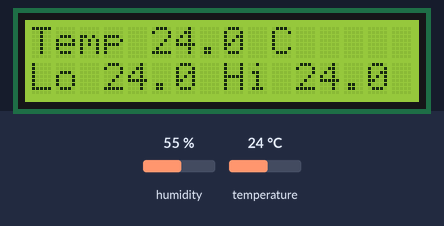
The sketch below on a simulated Arduino Uno, built with avr-gcc and run on an emulated ATmega328P. Shown: 16×2 character LCD. Wiring (inferred from the names in the program): DHT11 sensor: data pin 3. The inputs (shaded band) are chosen by the test bench; at power-on: temperature 24 °C, humidity 55 %. What the sketch prints to the serial monitor is not drawn.

Above: at 1.2 s.
1.3 s: temperature set to 12 °C
At 3.8 s:
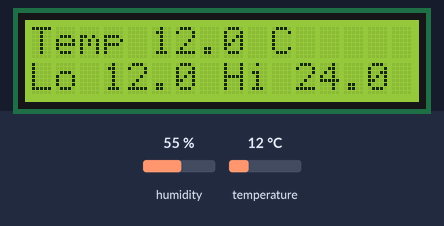
4.1 s: temperature set to 19 °C
At 6.0 s:
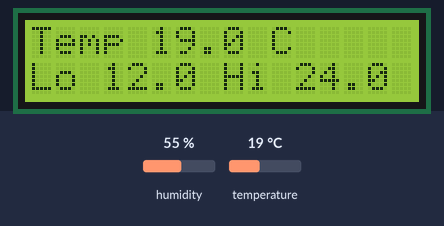
6.9 s: temperature set to 28 °C
At 10.1 s:
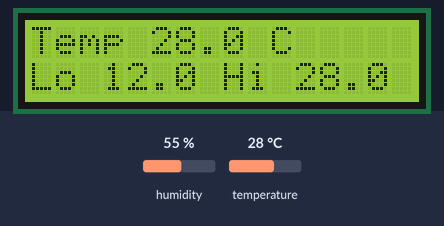
Timing chart, 0 to 11.6 s (numbered marks = the images above; inputs shaded):
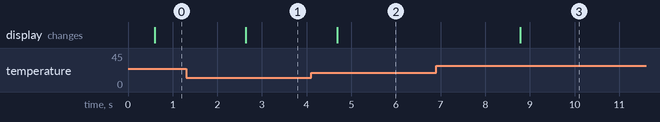

Measured:
- after the input at 1.3 s, the display: changes after 1.3 s (image 1)
- after the input at 4.1 s, the display: changes after 0.59 s (image 2)
- after the input at 6.9 s, the display: changes after 1.9 s (image 3)

The sketch:

TempMinMaxDHT1.ino
```cpp
#include <LiquidCrystal.h>
#include "DHT.h"

#define DHTPIN 3     // what pin we're connected to

// Uncomment whatever type you're using!
#define DHTTYPE DHT11   // DHT 11
//#define DHTTYPE DHT22   // DHT 22  (AM2302)
//#define DHTTYPE DHT21   // DHT 21 (AM2301)

DHT dht(DHTPIN, DHTTYPE);


// initialize the library with the numbers of the interface pins
LiquidCrystal lcd(8, 9, 4, 5, 6, 7);           // select the pins used on the LCD panel
const int LIGHT_PIN = 10; // pin 10 controls the backlight

// define some values used by the panel and buttons
int lcd_key     = 0;
int adc_key_in  = 0;
boolean lightOn = true;  // keep track of whether the LCD light is on or off

#define btnRIGHT  0
#define btnUP     1
#define btnDOWN   2
#define btnLEFT   3
#define btnSELECT 4
#define btnNONE   5

int read_LCD_buttons(){               // read the buttons
  adc_key_in = analogRead(0);       // read the value from the sensor

  // my buttons when read are centered at these valies: 0, 144, 329, 504, 741
  // we add approx 50 to those values and check to see if we are close
  // We make this the 1st option for speed reasons since it will be the most likely result

  if (adc_key_in > 1000) return btnNONE;

  // For V1.1 us this threshold
  /*
    if (adc_key_in < 50)   return btnRIGHT;
   if (adc_key_in < 250)  return btnUP;
   if (adc_key_in < 450)  return btnDOWN;
   if (adc_key_in < 650)  return btnLEFT;
   if (adc_key_in < 850)  return btnSELECT;
   */

  // For V1.0 comment the other threshold and use the one below:
  if (adc_key_in < 50)   return btnRIGHT;
  if (adc_key_in < 195)  return btnUP;
  if (adc_key_in < 380)  return btnDOWN;
  if (adc_key_in < 555)  return btnLEFT;
  if (adc_key_in < 790)  return btnSELECT;

  return btnNONE;                // when all others fail, return this.
}

float minimum = 1000.0;
float maximum = -1000.0;
const byte degreeSymbol = B11011111;

void setup(void) {
  Serial.begin(9600);
  // set up the LCD as 16 x 2
  lcd.begin(16,2);

  dht.begin();

}

void loop(void) {
  // Reading temperature or humidity takes about 250 milliseconds!
  // Sensor readings may also be up to 2 seconds 'old' (its a very slow sensor)
  float h = dht.readHumidity();
  float celsius = dht.readTemperature();
  char buf[6];
  String temp, low, high;

  if (celsius > maximum) {
    maximum = celsius;
  }
  if (celsius < minimum) {
    minimum = celsius;
  }

//  fahrenheit = celsius * 1.8 + 32.0;
  Serial.print("  Temp = ");
  Serial.print(celsius);
  Serial.print("*C, min=");
  Serial.print(minimum);
  Serial.print("*C, max=");
  Serial.print(maximum);
  Serial.print("*C");
//  Serial.print(fahrenheit);
//  Serial.println(" Fahrenheit");
  Serial.println();

  dtostrf(celsius,4,1,buf);
  temp = String(buf);
  temp.trim();

  dtostrf(minimum,4,1,buf);
  low = String(buf);
  low.trim();

  dtostrf(maximum,4,1,buf);
  high = String(buf);
  high.trim();

  // print line 1
  lcd.setCursor(0,0);
  lcd.print("Temp ");
  lcd.print(temp);
//  lcd.print(degreeSymbol);
//  lcd.print(223,DEC);
  lcd.print(" C");

  //print line 2
  lcd.setCursor(0,1);
  lcd.print("Lo ");
  lcd.print(low);
  lcd.print(" Hi ");
  lcd.print(high);
}
```
